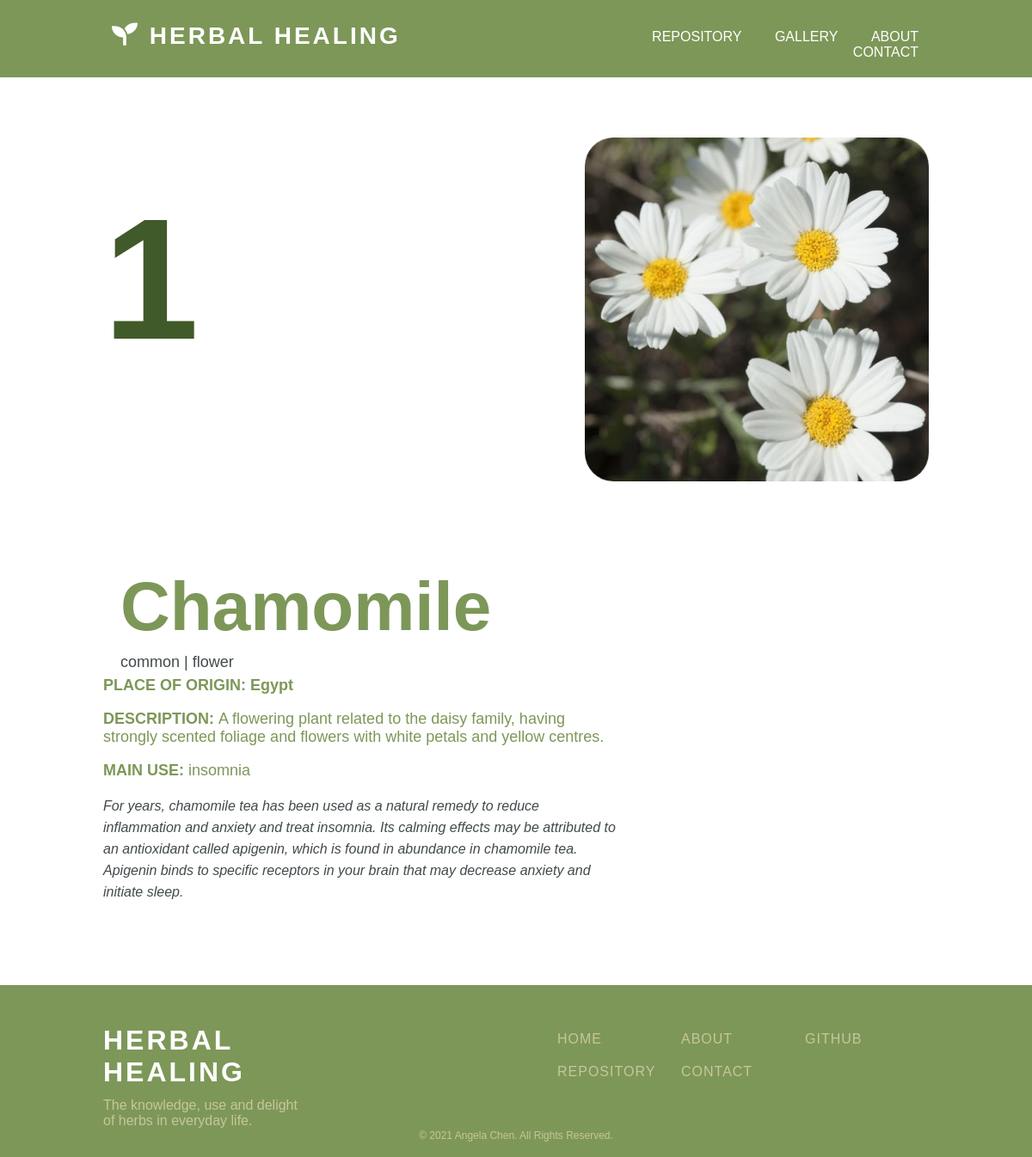
/herb/1, run on the app's committed database.
### tables this page shows
CREATE TABLE herb (id INTEGER PRIMARY KEY, name TEXT, type INTEGER REFERENCES type (id), rarity INTEGER REFERENCES rarity (id), place_of_origin TEXT, description TEXT, image TEXT, use INTEGER REFERENCES use (id), explanation TEXT);

CREATE TABLE rarity (id INTEGER PRIMARY KEY, level TEXT);

CREATE TABLE type (id INTEGER PRIMARY KEY, classification TEXT);

CREATE TABLE use (id INTEGER PRIMARY KEY, category TEXT);

### herbal-healing_flask.py (the view)
@app.route ("/herb/<int:id>")
def herb(id):
    cursor = get_db().cursor()
    sql = "SELECT herb.id, herb.name, rarity.level, type.classification, herb.place_of_origin, herb.description, herb.image, use.category, herb.explanation FROM herb JOIN rarity ON herb.rarity = rarity.id JOIN type ON herb.type = type.id JOIN use ON herb.use = use.id WHERE herb.id = ?"
    cursor.execute(sql, (id,))
    result = cursor.fetchone()
    return render_template("herb.html", result=result)

### herbal-healing_flask.py (called while the page is built)
def get_db():
    db = getattr (g, "_database", None)
    if db is None:
        db = g._database = sqlite3.connect(DATABASE)
    return db

@app.teardown_appcontext
def close_connection(exception):
    db = getattr(g, "_database", None)
    if db is not None:
        db.close()

### templates/herb.html (shortened to what this page needs)
{% extends "layout.html" %}
    {% block content %}
    <div id="banner">
        <img src="/static/image/{{result[6]}}" alt="Herb Illustration" id="main_image">
        <h1 id="number">{{result[0]}}</h1>
        <div id="herb">
            <h2 id="herb_name">{{result[1]}}</h2>
            <pre id="categories">{{result[2]}} | {{result[3]}}</pre>
        </div>
    </div>
    <div id="page">
        <pre id="place">PLACE OF ORIGIN: {{result[4]}}</pre>
        <p id="description"><strong>DESCRIPTION: </strong> {{result[5]}}</p>
        <p id="description"><strong>MAIN USE:</strong> {{result[7]}}</p>
        <p id="explanation"> {{result[8]}}</p>
    </div>
    {% endblock %}

### static/styles.css (style rules this page uses)
body { margin: 0; font-family: "Century Gothic", CenturyGothic, AppleGothic, sans-serif; background-color: white; max-width: 100%; overflow-x: hidden; }
#banner { width: 80%; margin-right: auto; margin-left: auto; margin-top: 10%; }
#number { font-size: 200px; padding: 0px; color: #405a29; margin-top: 0px; display: inline-block; }
#herb { display:inline-block; padding: 20px; }
#herb_name { font-size: 80px; color: #7d9758; margin-bottom: -10px; }
#categories { font-family: "Century Gothic", CenturyGothic, AppleGothic, sans-serif; font-size: 18px; display: inline-block; color: #414a4c; }
#main_image { width: 400px; float: right; margin-top: -50px; }
#place { font-family: "Century Gothic", CenturyGothic, AppleGothic, sans-serif; font-size: 18px; color: #7d9758; font-weight: bold; }
#description { font-size: 18px; color: #7d9758; }
#explanation { color: #414a4c; font-style: oblique; line-height: 25px; padding-bottom: 80px; }
#page { width: 50%; margin-left: 10%; margin-top: -50px; }

### data on the page
herb: image (picture), id "1", name "Chamomile", place_of_origin "Egypt", description "A flowering plant related to the daisy family, having strongly scented foliage and flowers with white petals and yellow centres.", explanation "For years, chamomile tea has been used as a natural remedy to reduce inflammation and anxiety and treat insomnia. Its calming effects may be attributed to an antioxidant called apigenin, which is found in abundance in chamomile tea. Apigenin binds to specific receptors in your brain that may decrease anxiety and initiate sleep."
rarity: level "common"
type: classification "flower"
use: category "insomnia"
